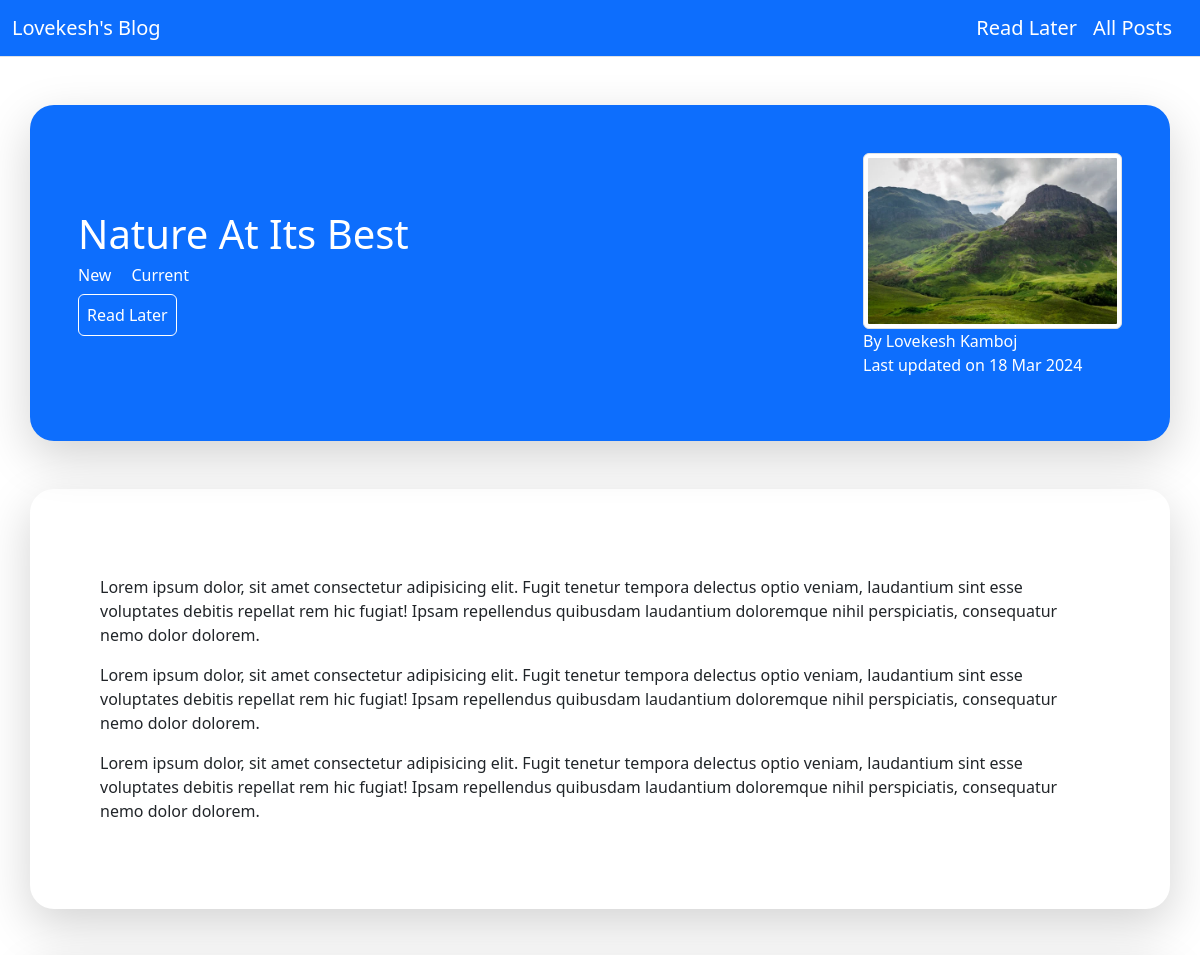
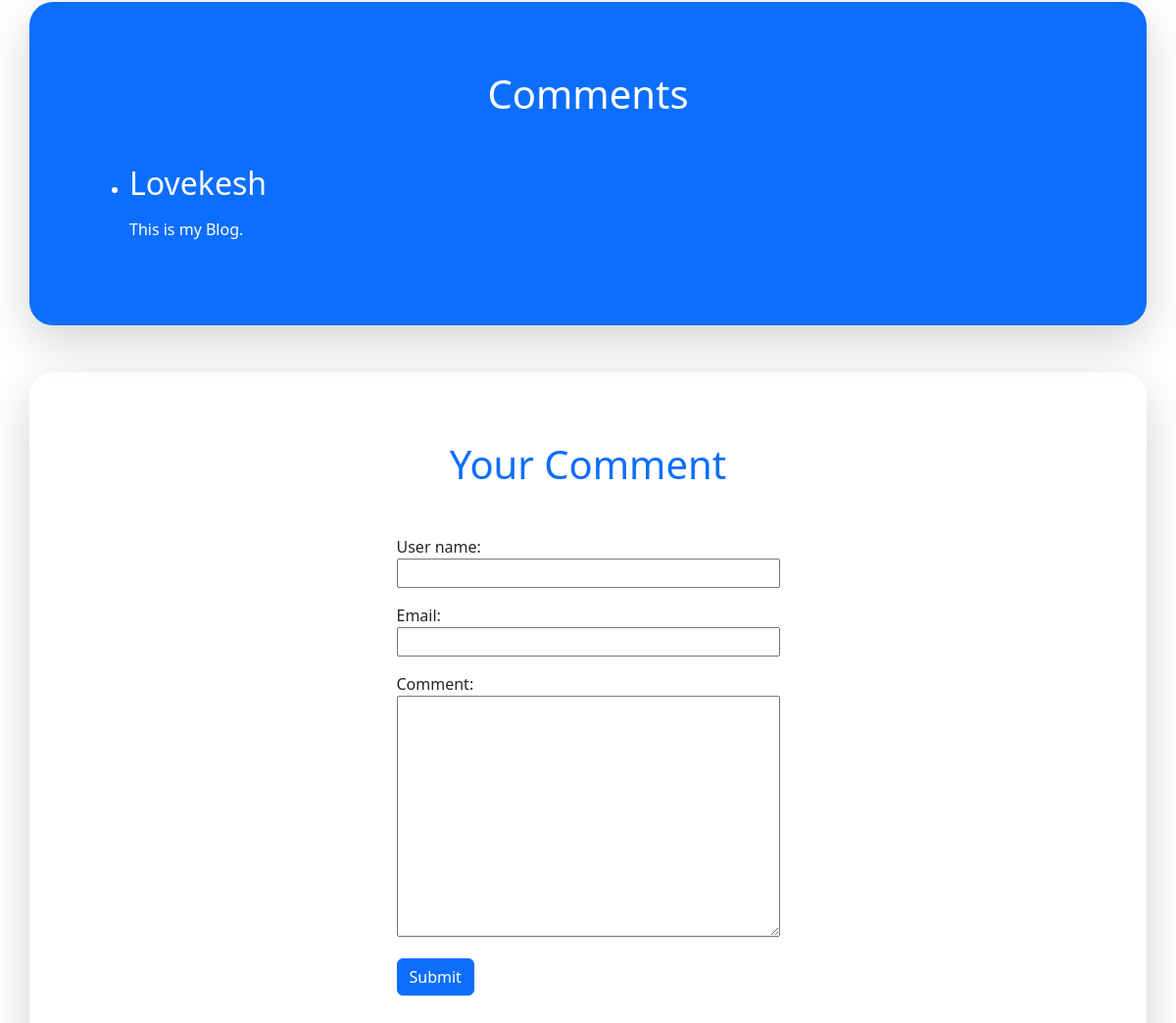
Screenshot of /post/nature-at-its-best with the database file from the repository (2 pictures, top to bottom).
### blog/models.py (models this page shows, shortened)
class Post(models.Model):
    title = models.CharField(max_length = 100)
    excerpt = models.CharField(max_length = 900)
    image = models.ImageField(upload_to="image" , null = True)
    date = models.DateField(auto_now = True)
    slug = models.SlugField(unique = True,db_index = True,null=True,blank = True)
    content = models.TextField(validators = [MinLengthValidator(10)])
    author = models.ForeignKey(Author, on_delete = models.SET_NULL, null = True, related_name = "posts")
    tag = models.ManyToManyField(Tag)

class Tag(models.Model):
    caption = models.CharField(max_length = 1000)

class Author(models.Model):
    first_name = models.CharField(max_length = 100)
    last_name = models.CharField(max_length = 100)
    email = models.EmailField()
    def __str__(self):
        return f"{self.first_name} {self.last_name}"

class Comment(models.Model):
    user_name = models.CharField(max_length = 100)
    user_email = models.EmailField()
    user_text = models.TextField(max_length = 300)
    post = models.ForeignKey(Post,on_delete = models.CASCADE, related_name = "posts")

### blog/views.py (the view, shortened to what this page needs)
# urls.py: path('post/<slug:slug>',Post_Detail.as_view(),name="post-detail-page"),
class Post_Detail(View):
    def is_saved_post(self,request,post_id):
        stored_posts = request.session.get('stored_posts')
        if stored_posts is not None:
            is_saved_for_later = post_id in stored_posts
        else:
            is_saved_for_later = False
        return is_saved_for_later
    def get(self, request,slug):
        post = Post.objects.get(slug = slug)
        form = CommentForm()
        context = {
            'post' : post,
            'form' : form,
            'comments' : post.posts.all(),
            'post_tag' : post.tag.all(),
            'save_post' : self.is_saved_post(request,post.id)
        }
        return render(request,'blog/post_detail.html', context)

### blog/forms.py (shortened to what this page needs)
class CommentForm(forms.ModelForm):
    class Meta:
        model = Comment
        fields = ['user_name','user_email','user_text']
        labels = {
            'username' : 'Name',
            'user_email' : 'Email',
            'user_text' : 'Comment'
        }

### blog/templates/blog/post_detail.html (shortened to what this page needs)
{% extends 'base.html' %}
{% load static %}
{% block content %}
{% include 'blog/includes/nav.html' %}
<div class="container-fluid">
    <div class="container bg-primary shadow-lg my-5 p-5" style="border-radius:1.5rem;display:flex;justify-content:space-between;align-items:center;">
        <div>
            <h1 class="text-white">{{post.title}}</h1>
            <div class="d-flex">
                {% for tag in post_tag %}
                <h6 class="text-white" style="padding:0px 20px 0px 0px;">
                    {{tag.caption}}
                </h6>
                {% endfor %}
            </div>
            <form action="{% url 'read-later' %}" method="POST">
                {% if save_post %}
                <button class="p-2 btn btn-transparent" style="border:1px solid white;">Delete Read Later</button>
                {% else %}
                <button class="p-2 btn btn-transparent" style="border:1px solid white;">Read Later</button>
                {% endif %}
            </form>
        </div>
        <div>
            <img src="{{post.image.url}}" class="img-thumbnail" alt="..." style="height:11rem;">
            <br>
            <span class="text-white ">By <a href="mailto:{{post.author.email}}" class="text-white font-weight-bold text-decoration-none "> {{post.author}}</a></span>
            <p class="text-white">Last updated on <time>{{post.date|date:"d M Y"}}</time></p>
        </div>
    </div>
</div>
<div class="container-fluid">
    <div class="container shadow-lg" style="border-radius:1.5rem; padding:70px;">
        <p>{{post.content|linebreaks}}</p>
    </div>
</div>
<div class="container-fluid mt-5">
    <div class="container-lg shadow-lg bg-primary" style="border-radius:1.5rem; padding:70px;">
        <h1 class="text-center text-primary text-white mb-5">Comments</h1>
        <ul>
         {% for comment in comments %}
         <li class="text-white">
             <h2>{{comment.user_name}}</h2>
             <p>{{comment.user_text | linebreaks}}</p>
         </li>
         {% endfor %}
    </div>
</div>
<div class="container-fluid mt-5">
    <div class="container-lg shadow-lg" style="border-radius:1.5rem; padding:70px;">
        <h1 class="text-center text-primary mb-5">Your Comment</h1>
        <div class="d-flex justify-content-center align-items-center">
         <form action=""  method="post">
            {% for fm in form %}
               <div class="mb-3">{{fm.label_tag}} <br>{{fm}}<br> <small class="text-danger">{{fm.errors | striptags}}</small></div>
            {% endfor %}
            <input class="btn btn-primary" type="submit">
         </form>
        </div>
    </div>
</div>
{% endblock %}

### blog/templates/blog/post_detail.html (style rules this page uses)
#id_user_name { width:100%; }
#id_user_email { width: 100%; }
#id_user_text { width:100%; }
.btn-transparent { color:white; }

### rows the page displays
Post: title "Nature At Its Best", image (picture), author "Lovekesh Kamboj", date "18 Mar 2024", content "Lorem ipsum dolor, sit amet consectetur adipisicing elit. Fugit tenetur tempora delectus optio veniam, laudantium sint esse voluptates debitis repellat rem hic fugiat! Ipsam repellendus quibusdam laudantium doloremque nihil perspiciatis, consequatur nemo dolor dolorem. Lorem ipsum dolor, sit amet consectetur adipisicing elit. Fugit tenetur tempora delectus optio veniam, laudantium sint esse voluptates debitis repellat rem hic fugiat! Ipsam repellendus quibusdam laudantium doloremque nihil perspiciatis, consequatur nemo dolor dolorem. Lorem ipsum dolor, sit amet consectetur adipisicing elit. Fugit tenetur tempora delectus optio veniam, laudantium sint esse voluptates debitis repellat rem hic…"
Tag: caption "New"
Tag: caption "Current"
Comment: user_name "Lovekesh", user_text "This is my Blog."

### other values shown
{{ fm.label_tag }} "User name:" "Email:" "Comment:"
